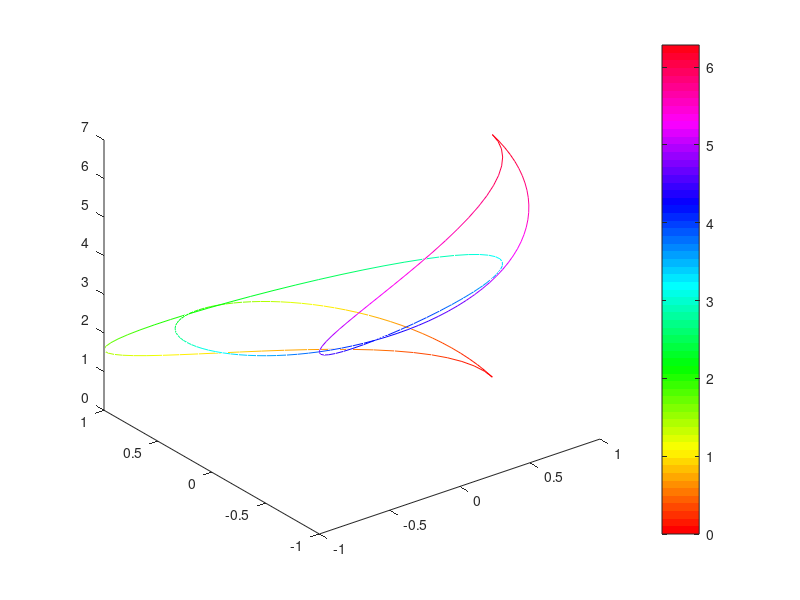

MATLAB code to generate this figure:
 t = linspace(0,2*pi,100);
 x = cos(t);
  x1 = cos(2*t);
 y = sin(t);
 z = t;
 c = t;
 colormap(hsv)
 patch([x nan],[y nan],[z nan],[c nan],'FaceColor','none','EdgeColor','interp')
 hold on
  patch([x1 nan],[y nan],[z nan],[c nan],'FaceColor','none','EdgeColor','interp')
 colorbar
 view(3)